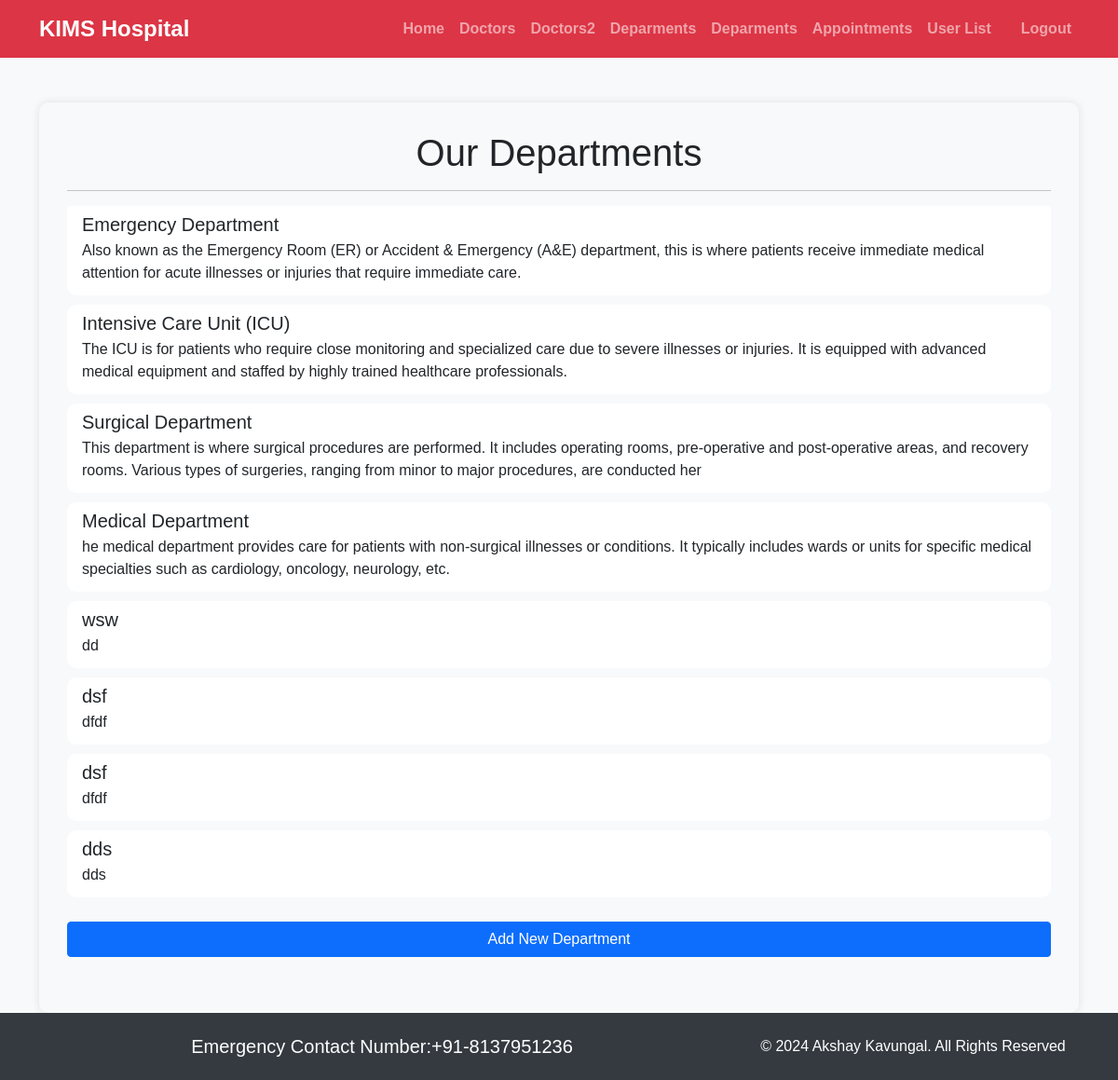
Page /departments_list/ on the earlier database version.
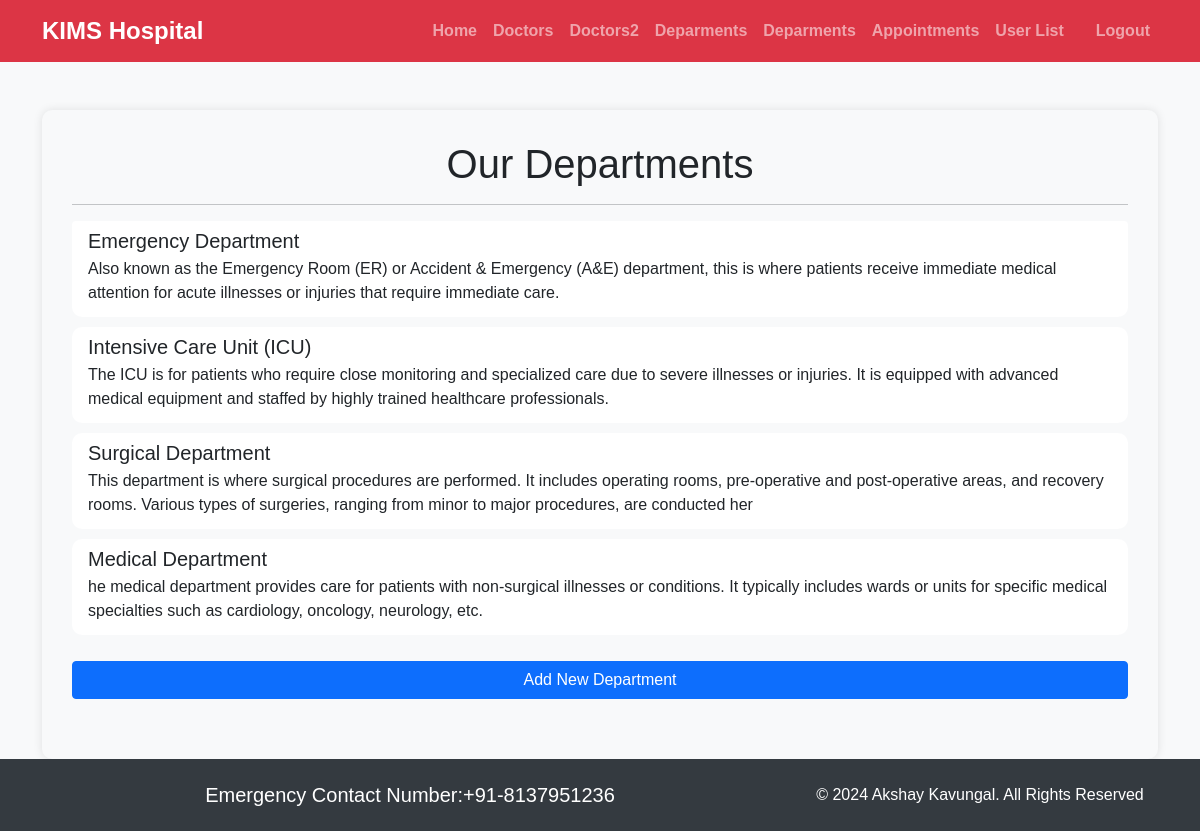
Same page on the later database version.
### customer/models.py (models this page shows, shortened)
class Departments(models.Model):
    dep_name = models.CharField(max_length=100)
    dep_description = models.TextField()

### admin1/views.py (the view)
# urls.py: path('departments_list/', views.departments_list.as_view(), name='departments_list'),
class departments_list(ListView):
    template_name ='admin/departments_list.html'
    model=Departments
    context_object_name='dept'

### templates/admin/departments_list.html (shortened to what this page needs)
{% extends 'admin/base.html' %}
{% block content %}
<div class="container profile-container">
    <h1 class="text-center">Our Departments</h1>
    <hr>
    <div class="list-group">
        {% for d in dept %}
        <a href="#" class="list-group-item list-group-item-action">
            <div class="d-flex w-100 justify-content-between">
                <h5 class="mb-1">{{ d.dep_name }}</h5>
            </div>
            <p class="mb-1">{{ d.dep_description }}</p>
        </a>
        {% empty %}
        <div class="list-group-item">
            No departments available.
        </div>
        {% endfor %}
        <a href="{% url 'add_departments' %}" class="btn btn-primary mt-3">Add New Department</a>
    </div>
</div>
{% endblock %}

Differences in the rows shown:
removed Departments: dep_name "wsw", dep_description "dd"
removed Departments: dep_name "dsf", dep_description "dfdf"
removed Departments: dep_name "dsf", dep_description "dfdf"
removed Departments: dep_name "dds", dep_description "dds"
